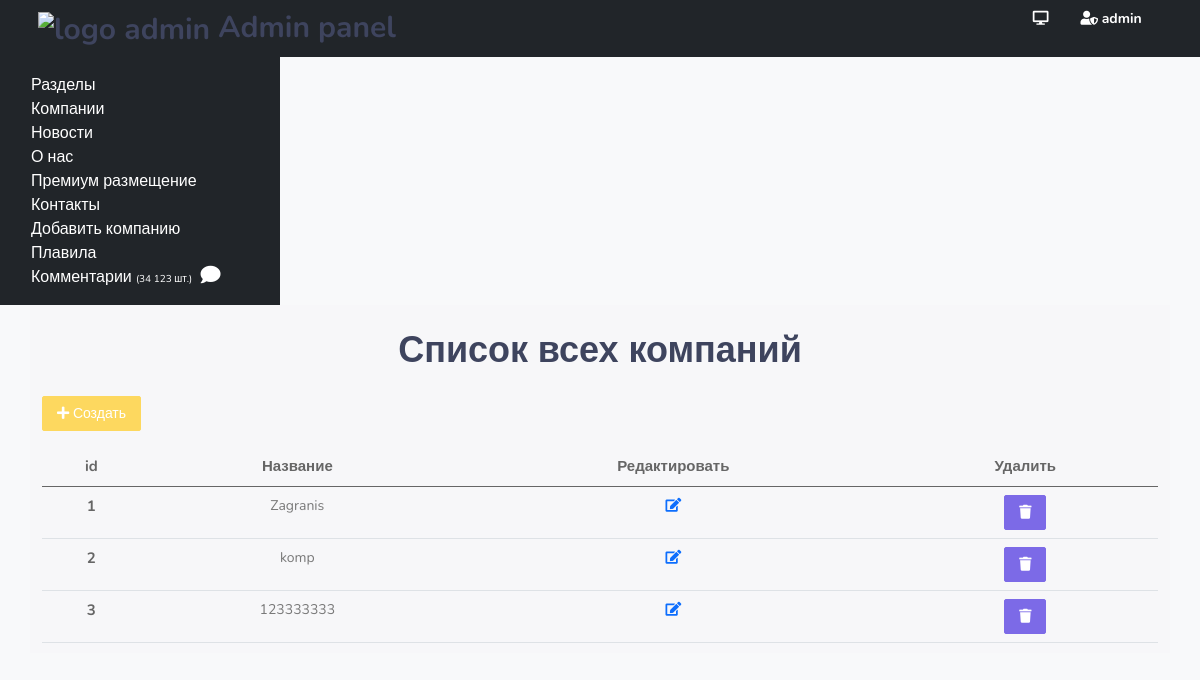
/admin/company (signed in), run on an earlier commit of the app's database.
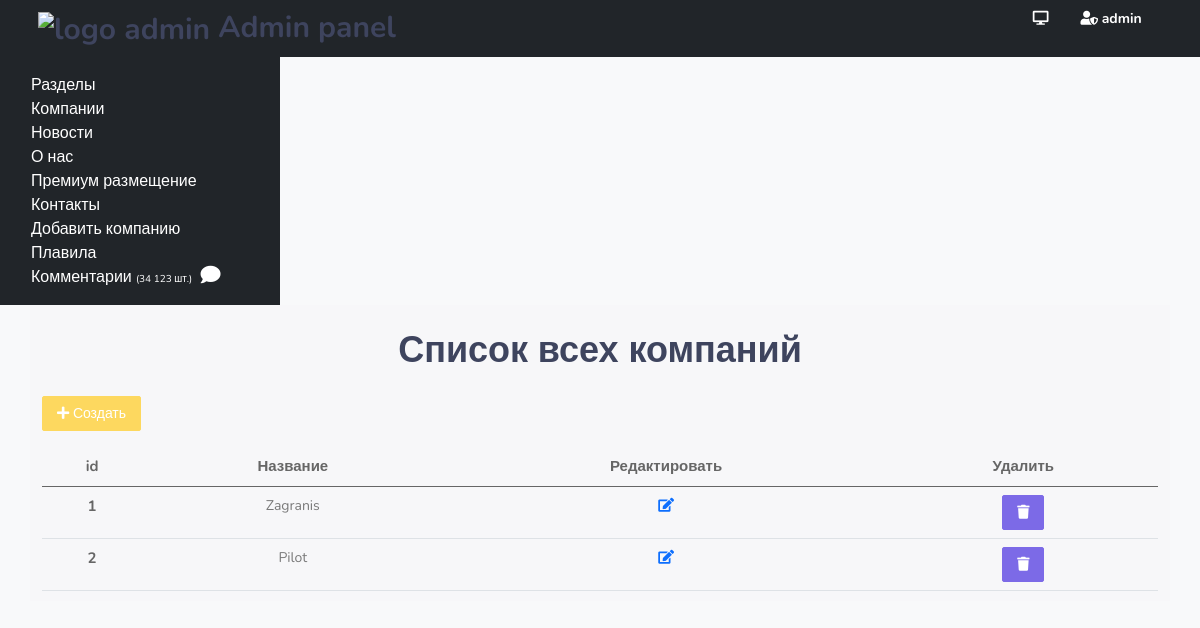
And on a later commit of the database.
### models.py (models this page shows, shortened)
class Company(db.Model):
    id = db.Column(db.Integer, primary_key=True)
    title = db.Column(db.String(160))
    image = db.Column(db.String(100), nullable=True)
    slug = db.Column(db.String(140), unique=True)
    href = db.Column(db.String(100), nullable=True)
    content = db.Column(db.Text)
    map = db.Column(db.Text)
    comments = db.relationship("Comments", backref=db.backref('company'))
    divorced_id = db.Column(db.Integer, db.ForeignKey('divorced.id'), nullable=False)

### view.py (the view)
@app.route('/admin/company')
@login_required
def all_company():
    company = Company.query.all()
    return render_template('admin/company.html', company=company)

### templates/admin/company.html (shortened to what this page needs)
{% extends 'admin/base.html' %}
{% block content %}
            <div class="row">
                <div class="col-lg-12 text-center">
                    <div class="page-title-box">
                        <div class="row align-items-center">
                            <div class="col-md-12">
                                <h1 class="page-title m-0">Список всех компаний</h1>
                            </div>
                        </div>
                    </div>
                </div>
            </div>
<div class="row">
<div class="col-lg-12">
    <a href="{{ url_for('add_company') }}" title="Добавить" class="btn btn-warning" ><i class="fas fa-plus"></i> Создать</a>
</div>
</div>
            <div class="row mt-3">
<div class="col-lg-12">
<table class="table">
  <thead class="text-center">
    <tr>
      <th scope="col">id</th>
      <th scope="col">Название</th>
        <th scope="col">Редактировать</th>
      <th scope="col">Удалить</th>
    </tr>
  </thead>
  <tbody class="text-center">
    {% for i in company %}
        <tr>
      <th scope="row">{{ i.id }}</th>
      <td>{{ i.title }}</td>
      <td><a href="{{ url_for('edit_company', id=i.id) }}" title="Редактировать"><i class="fas fa-edit"></i></a></td>
        <td>
<button type="button" class="btn btn-primary" data-bs-toggle="modal" data-bs-target="#staticBackdrop{{ i.id }}">
  <i class="fas fa-trash"></i>
</button>
            </td>
    </tr>
  {% endfor %}
  </tbody>
</table>
</div>
</div>
{% endblock %}

What changed in the data, as far as the page shows it:
removed Company: id "3", title "123333333"
changed Company id 2: title "komp" → "Pilot"
